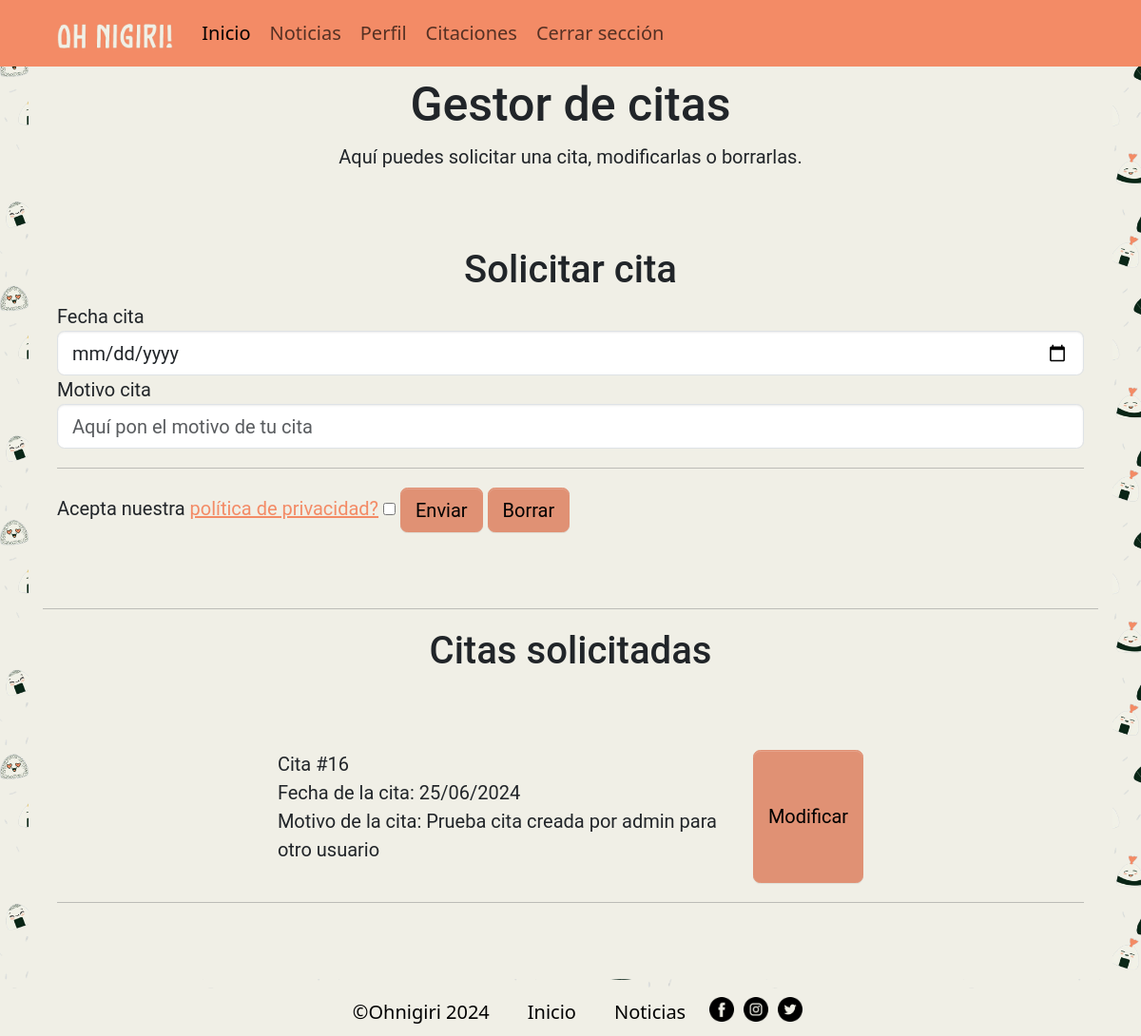
Page /views/citaciones.php (signed in) on the committed database.
### tables this page shows
CREATE TABLE IF NOT EXISTS `citas` (
  `idCita` int NOT NULL AUTO_INCREMENT,
  `idUsuarioFK` int NOT NULL,
  `fecha_cita` date NOT NULL,
  `motivo_cita` text NOT NULL,
  PRIMARY KEY (`idCita`),
  KEY `idUsuarioFK` (`idUsuarioFK`)
);

### views/citaciones.php (the view, shortened to what this page needs)
<?php
include '../scripts/bd.php';
$idUsuario = $_SESSION['usuario'];
$role = $_SESSION['role'];
if ($role == 'admin') {
    $stmt = $conn->prepare('SELECT idCita, fecha_cita, motivo_cita, idUsuarioFK FROM citas');
} else {
    $stmt = $conn->prepare('SELECT idCita, fecha_cita, motivo_cita FROM citas WHERE idUsuarioFK = ?');
    $stmt->bind_param('i', $idUsuario);
}
$stmt->execute();
$stmt->store_result();
if ($role == 'admin') {
    $stmt->bind_result($idCita, $fecha_cita, $motivo_cita, $userId);
} else {
    $stmt->bind_result($idCita, $fecha_cita, $motivo_cita);
}
?>
<!DOCTYPE html>
<html lang="es">
<head>
    <link rel="stylesheet" href="../style/main.css">
</head>
<body>
    <main>
        <section><div class="container bg-light">
        <div class="container pt-2"><h1>Gestor de citas</h1>
        <p class="text-center">Aquí puedes solicitar una cita, modificarlas o borrarlas.</p></div>
        <?php if ($role != 'admin') { ?>
        <div class="container bg-light py-5">
            <h2>Solicitar cita</h2>
            <form action="/dinamic-page-test/views/citas/solicitar_cita.php" method="post">
                <div class="form-group">
                    <label for="fecha_cita">Fecha cita</label>
                    <input class="form-control" type="date" id="fecha_cita" name="fecha_cita" required>
                </div>
                <div class="form-group">
                    <label for="motivo_cita">Motivo cita</label>
                    <input class="form-control" type="text" id="motivo_cita" name="motivo_cita" placeholder="Aquí pon el motivo de tu cita" required>
                </div>
                <hr>
                <label for="privacidad">Acepta nuestra <a href="#">política de privacidad?</a></label>
                <input type="checkbox" id="privacidad" name="privacidad" required>
                <button class="btn btn-secondary" type="submit" id="enviar">Enviar</button>
                <button class="btn btn-secondary" type="reset">Borrar</button>
            </form>
        </div>
        <hr>
        <?php } ?>
        <h2>Citas solicitadas</h2>
        <div class="container bg-light py-5">
            <?php
            if ($stmt->num_rows > 0) {
                while ($stmt->fetch()) {
                    $formatted_date = (new DateTime($fecha_cita))->format('d/m/Y');
            ?>
            <div class="m-2 mx-auto d-flex justify-content-center">
                <div class="form-info" id="form_info-<?php echo $idCita?>">
                    <p>Cita #<?php echo $idCita?><br>
                    Fecha de la cita: <?php echo htmlspecialchars($formatted_date); ?><br>
                    Motivo de la cita: <?php echo htmlspecialchars($motivo_cita); ?></p>
                </div>
                <button class="btn btn-secondary" type='button' onclick="toggleForm(<?php echo $idCita?>)">Modificar</button>
            </div>
            <hr>
            <?php
                }
            } else {
                echo "No se encontraron citas.";
            }
            ?>
        </div>
        </div></section>
    </main>
    <?php include 'barras/footer.php' ?>
</body>
</html>

### rows in the picture
citas: idCita "16", fecha_cita "25/06/2024", motivo_cita "Prueba cita creada por admin para otro usuario"
